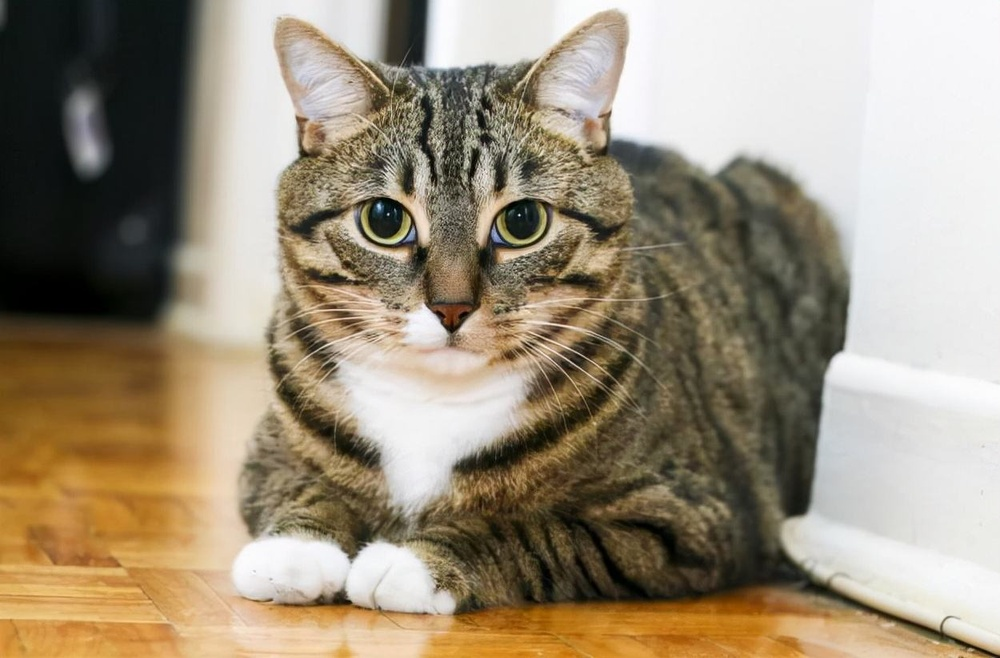
#> input picture lihuacat.jpeg, 1000 x 658 px, shrunk from 1250 x 822 before the run, found by its file name
$ python 'homework2 picture_logo.py'
#> lines starting #> are read from the running program, lines starting #| are printed output that depends on the picture; after the words box and inside, x2 and y2 are one past the last pixel; in counts of white or black regions, pixels touching at a corner belong together
# @Time: 2022/12/26 14:53
# @File: homework2 picture_logo.py
'''
作业目标：
1、引入图片
2、设计logo
3、规划logo的预期位置
4、add方法叠加
'''
import cv2
import numpy as np

lihuacat = cv2.imread(r'D:\xzc\python\opencv\lihuacat.jpeg')
#> lihuacat is the input picture: shape (658, 1000, 3); mean B, G, R 123.1, 143.7, 156.4

#创建logo
logo = np.zeros((200,200,3),np.uint8)
logo[20:120,20:120] = (0,0,255)
logo[80:180,80:180] = (0,255,0)

#掩码，与运算结果后，为True，返回，为False,与mask掩码做与运算，与结果是True，返回原图像素，否则返回0
mask = np.zeros((200,200),np.uint8)
#掩码部分为黑色
mask[20:120,20:120] = 255
mask[80:180,80:180] = 255
m = cv2.bitwise_not(mask)
cv2.imshow('m',m)
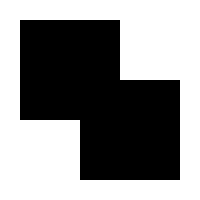
#> window 'm': shape (200, 200); 54% white; 1 black region, box (x1, y1, x2, y2) and area: (20, 20, 180, 180) 18400
cv2.waitKey(0)
#> (the run stopped early here; a loop or call above may not have finished)
